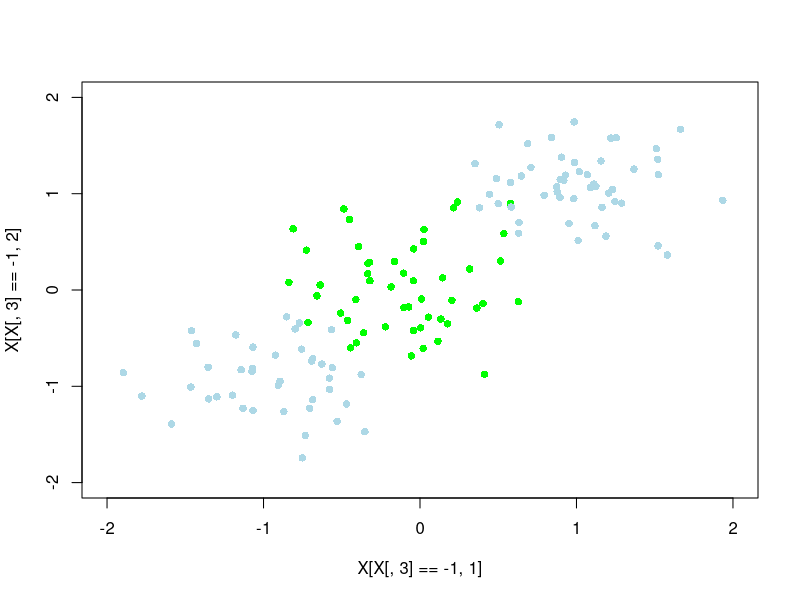

Here is the R script that generated this plot: (Note: this script raises an error after producing the figure.)
library(mvtnorm)
library(quadprog)
library(Matrix)

set.seed(7675)
x1.tmp <- cbind(rmvnorm(50,c(0,0),matrix(c(0.15,0,0,0.15),2,2)),1)
x2.tmp <- cbind(rmvnorm(50,c(1,1),matrix(c(0.15,0,0,0.15),2,2)),2)
x3.tmp <- cbind(rmvnorm(40,c(-1,-1),matrix(c(0.15,0,0,0.15),2,2)),2)

X <- rbind(x1.tmp,x2.tmp,x3.tmp)

# modify X to have correct class indices
X[X[,3]==1,3] <- -1
X[X[,3]==2,3] <- 1

plot(X[X[,3]==-1,1],X[X[,3]==-1,2],pch=16,col="green",xlim=c(-2,2),ylim=c(-2,2))
points(X[X[,3]==1,1],X[X[,3]==1,2],pch=16,col="lightblue")






# kenrel 1
ker_1 <- function(x,y){
    return(exp(-0.5 * t(x-y) %*% (x-y)))
}

# Calculate grad matrix
## sub function: calculate the diag
Gram_diag_element <- function(x, distanceFun){
    return(distanceFun(x,x))
}

GramMat <- function(xVec,kernelFun){
    Gram_diag <- diag( apply(xVec, 1, Gram_diag_element, distanceFun = kernelFun) ) # n * n diag
    Gram_dist <- proxy::dist(xVec, method=kernelFun) # n-1 * n-1 mat
    
    return(as.matrix(Gram_dist) + Gram_diag)
}

# sigma function
calcSigma <- function(alpha, beta, phi){
    return(solve(nearPD(diag(alpha) + beta * t(phi) %*% phi)$mat))
}

# mu function
calcMu <- function(beta, sigma, Phi, tN){
    return(beta * sigma %*% t(Phi) %*% as.matrix(tN, nrow = length(tN)))
}


# gamma: used to udpate alpha and beta
calcGammaVec <- function(sigma, currentAlpha){
    diagSigma <- rowSums( sigma * diag(dim(sigma)[1]) )
    gamma <- 1 - currentAlpha * diagSigma
    return(gamma)
}

# update alpha 
calcAlpha <- function(mu, gamma){
    return(gamma / mu^2)
}

# update beta
calcBeta <- function(tN, Phi, mu, N, gamma ){
    dis.sqr <- dist(rbind(tN, t(Phi %*% mu)))^2
    return( (N - sum(gamma))/ dis.sqr )
}


# main function :
xVec <- X[,1:2]
tN <- X[,3]

GramMatrix <- GramMat(xVec, ker_1) 
my.N <- length(xN)
alpha = rep(0.00001, dim(GramMatrix)[1])
beta = 0.00001
sigma <- calcSigma(alpha, beta, GramMatrix)
mu <- calcMu(beta, sigma, GramMatrix, tN)

for(i in 1:1000){
    tmp.gamma <- calcGammaVec(sigma, alpha)
    tmp.alpha <- calcAlpha(mu, tmp.gamma)
    tmp.beta <- calcBeta(tN, GramMatrix, mu, my.N, tmp.gamma)
    tmp.beta <- as.numeric(tmp.beta)
    tmp.sigma <- calcSigma(tmp.alpha, tmp.beta, GramMatrix)
    tmp.sigma <- matrix(tmp.sigma, nrow = nrow(tmp.sigma), ncol=ncol(tmp.sigma))
    tmp.mu <- calcMu(tmp.beta, tmp.sigma, GramMatrix, tN)
    if( sum( abs(tmp.mu - mu) ) < 0.0001){
        writeLines('found result')
        break
    }
    
    alpha <- as.vector(tmp.alpha)
    beta <- tmp.beta
    sigma <- tmp.sigma
    mu <- tmp.mu
    print(alpha)
}


